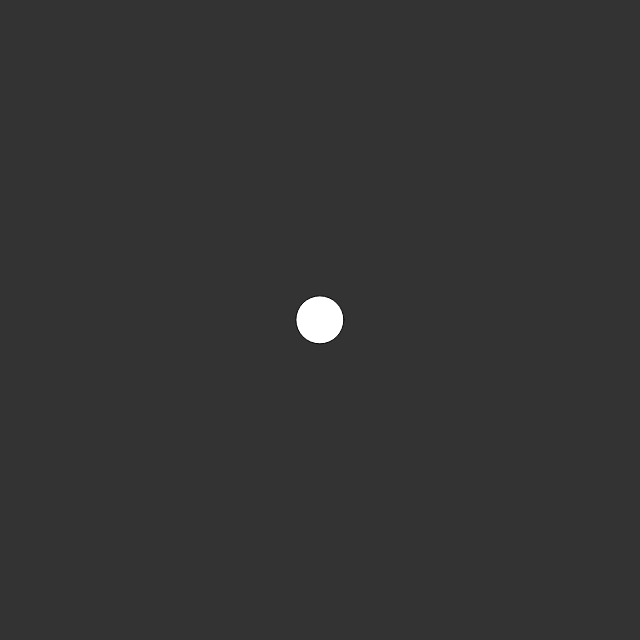
Frame 1 (no input)
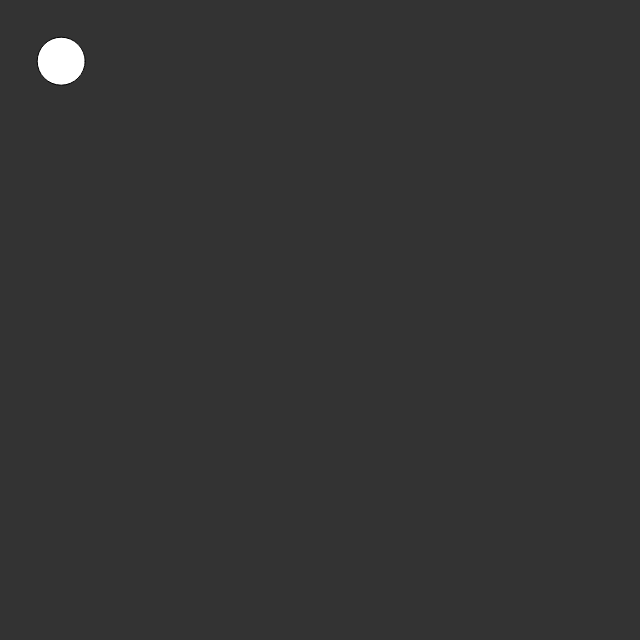
Frame 60 (no input)
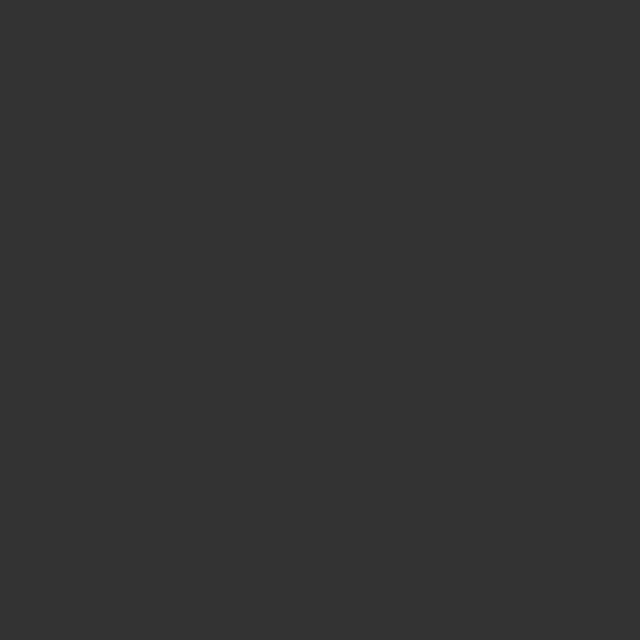
Frame 120 (the mouse pressed at the canvas centre since frame 60)

The p5.js sketch that drew these frames (run headless with seeded random() and noise() and a simulated clock; from frame 60 on, the mouse is pressed at the canvas centre):

// p5.js sketch
// ── sketch.js
// Reference "Physics Engine" for comments on position and velocity variables


var m

function setup() {
  // put setup code here
    createCanvas(640, 640);
    m = new Movement()
}

function draw() {
  // put drawing code here
    background(51);
    m.update();
    m.display();
}

function Movement() {
    this.pos = createVector(width/2, height/2);
    this.vel = createVector(0, 0);
    
    this.update = function() {
        var mouse = createVector(mouseX, mouseY);
        this.acc = p5.Vector.sub(mouse, this.pos); // ex. of static function, 
                                                   // not called on an object like the addition below
        this.acc.setMag(0.2);
        // the two lines below can replaced with the setMag call above
        // this.acc.normalize(); // no matter the magintude of the vector, it'll shrink or grow it
        // this.acc.mult(0.2);   // multi by scalar to slow it down
        
        this.vel.add(this.acc); // add the accelaration to velocity
        this.pos.add(this.vel); // add the velocity to the position
        
    }
    
    this.display = function() {
        fill(255);
        ellipse(this.pos.x, this.pos.y, 48, 48);
    }
}
